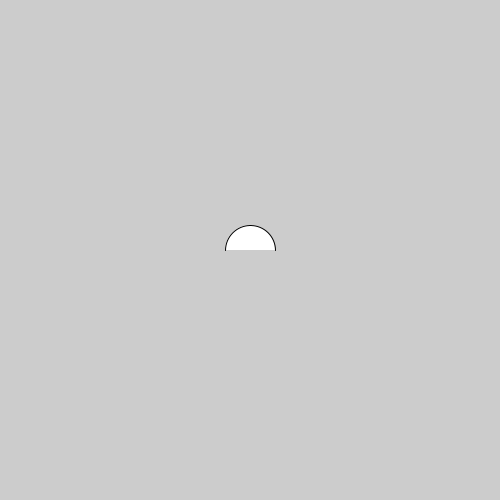
Frame 1 (no input)
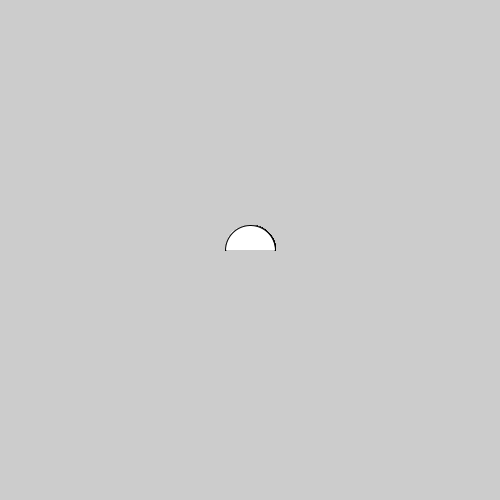
Frame 60 (the mouse pressed at the canvas centre just before this capture)
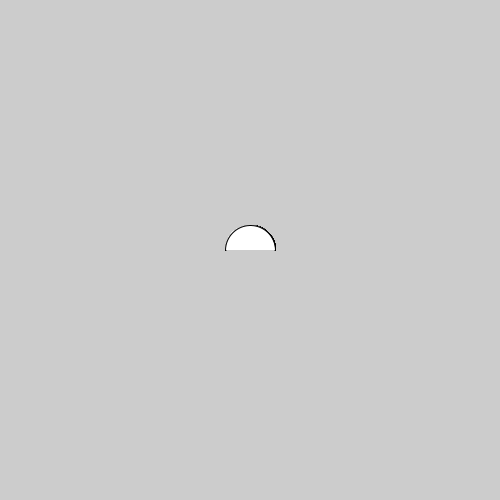
Frame 120 (the mouse held since frame 60 and released just before this capture)

The Processing sketch that drew these frames (run headless with seeded random() and noise(); from frame 60 on, the mouse is pressed at the canvas centre):

// Processing sketch: LS_305_arc_example
// ── LS_305_arc_example.pde
//From Sol Lewitt's Wall Drawing #305:

//The Eighth point is located halfway between the two points

//where an arc with its center at the first point and with a 
//radius equal to the distance between the first and the seventh 
//points would cross 

//a line from the upper right corner to a point halfway 
//between the midpoint of the bottom side and the lower 
//right corner.

void setup(){
  size(500,500);
}
void draw(){
  arc(width /2, height /2, 50, 50, radians(180), TWO_PI);
  //ellipse(width /2, height /2, 50, 50);
}
